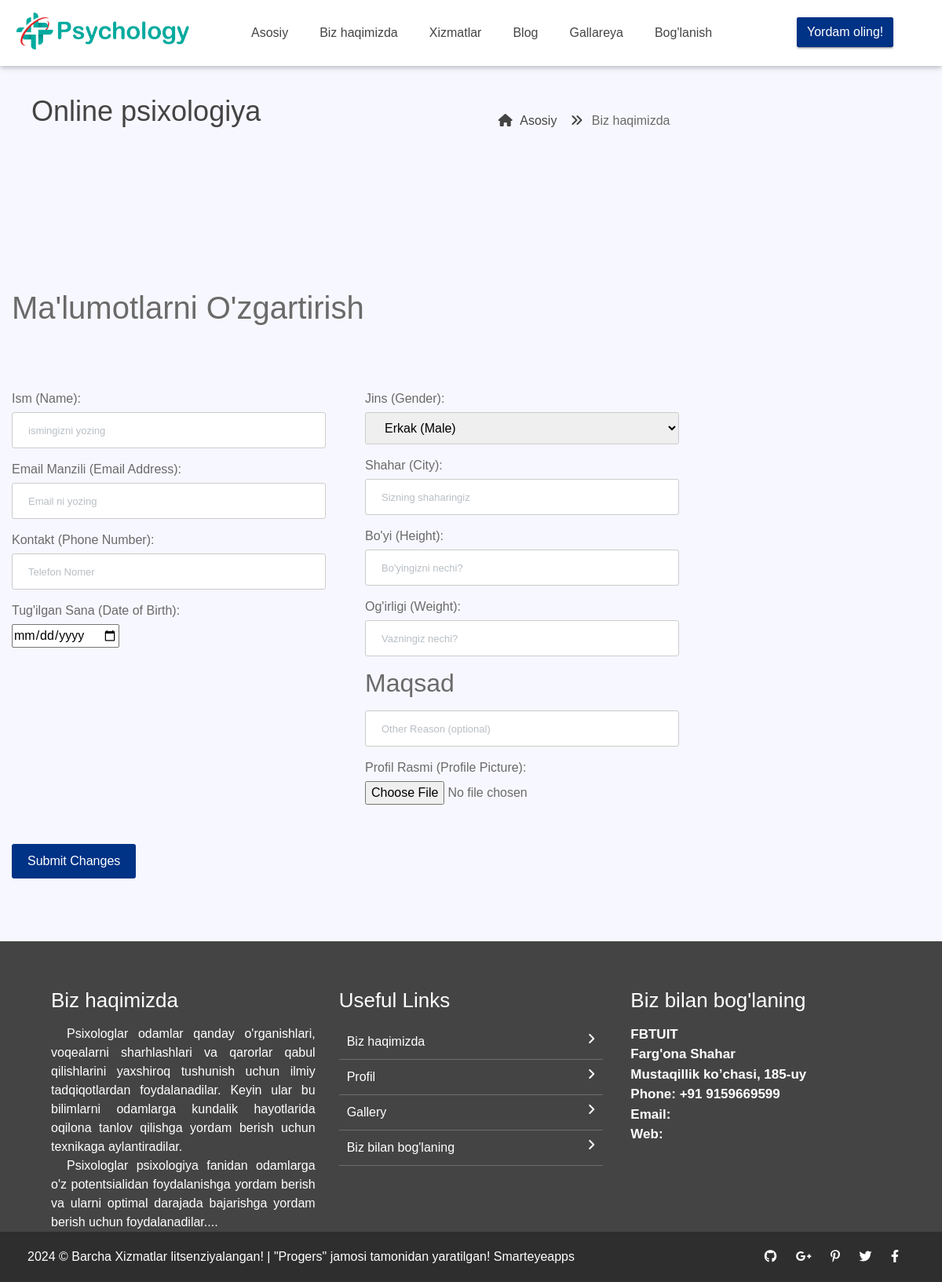
/user/change-profile (signed in), run on an earlier commit of the app's database.
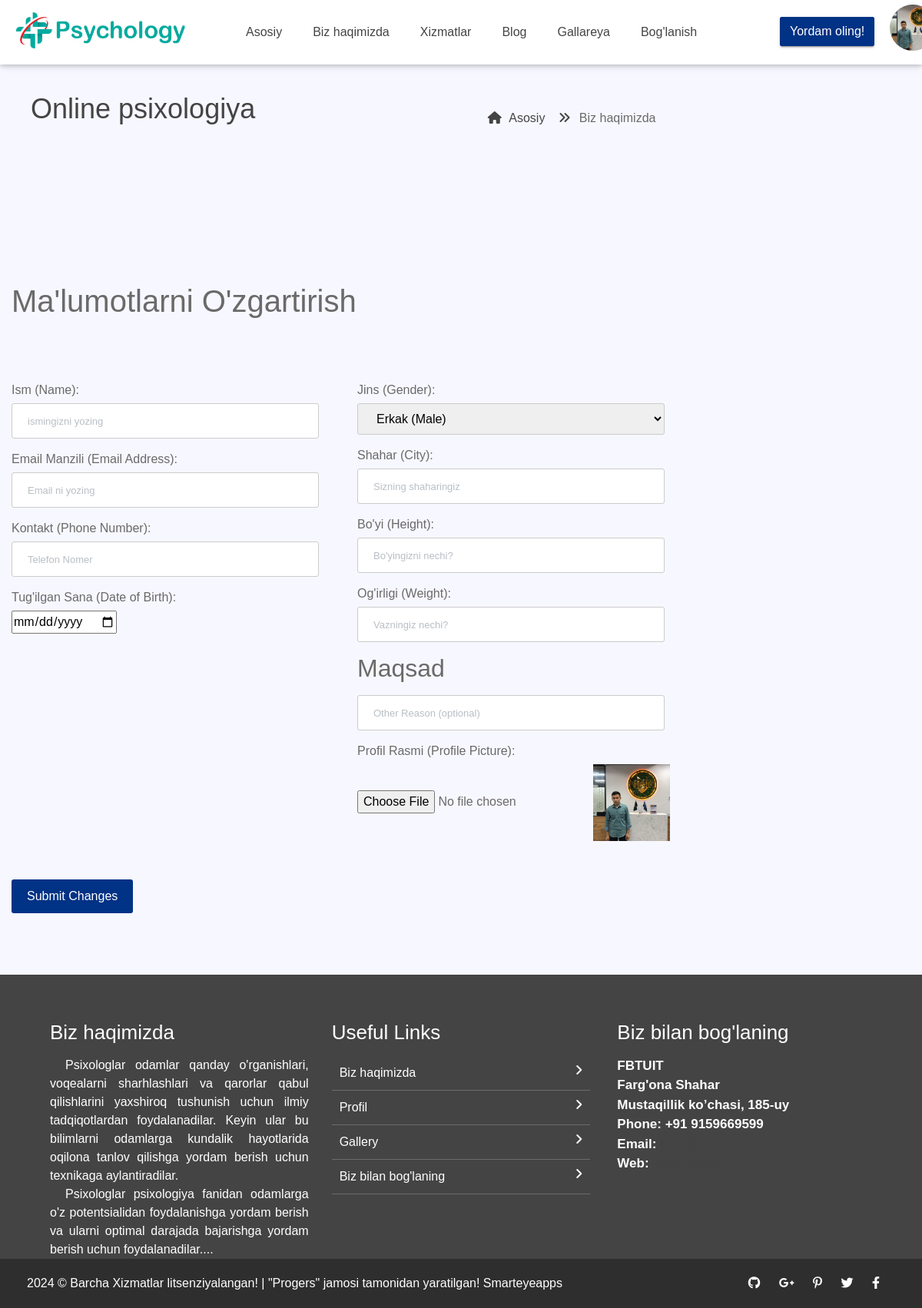
And on a later commit of the database.
### user/models.py (models this page shows)
class CustomUser(AbstractUser):
    icon = models.ImageField(upload_to='avatar/', blank=True, null=True)
    status = models.CharField(max_length=10)
    tel_number = models.CharField(max_length=13)

### user/views.py (the view)
# urls.py: path('change-profile', change_profile, name='change_profile'),
def change_profile(request):
    return render(request, 'user/change_profile.html')

### main/context_processors.py (called while the page is built)
def user_info(request):
    return {'user':request.user}

### templates/user/change_profile.html (shortened to what this page needs)
{% extends 'base.html' %}
{% load static %}
{%block content%}
   <div class="container">
    <div class="change-profile__page">
      <h1>Ma'lumotlarni O'zgartirish</h1>
      <form>
       <div class="flex-box__changeProfile">
         <div class="left-block__changeProfile">
          <div>
            <label for="name">Ism (Name):</label>
            <input
              type="text"
              id="name"
              name="name"
              required
              placeholder="ismingizni yozing"
            />
          </div>
          <div>
            <label for="email">Email Manzili (Email Address):</label>
            <input
              type="email"
              id="email"
              name="email"
              required
              placeholder="Email ni yozing"
            />
          </div>
          <div>
            <label for="phone">Kontakt (Phone Number):</label>
            <input
              type="tel"
              id="phone"
              name="phone"
              placeholder="Telefon Nomer"
            />
          </div>
          <div>
            <label for="dob">Tug'ilgan Sana (Date of Birth):</label>
            <input type="date" id="dob" name="dob" />
          </div>
          </div>
          <div class="right-block__changeProfile">
            <div>
              <label for="gender" class="gender_label">Jins (Gender):</label>
              <select name="gender" id="gender">
                <option value="erkak">Erkak (Male)</option>
              </select>
            </div>
            <div>
              <label for="city">Shahar (City):</label>
              <input
                type="text"
                id="city"
                name="city"
                placeholder="Sizning shaharingiz"
              />
            </div>
            <div>
              <label for="height">Bo'yi (Height):</label>
              <input
                type="number"
                id="height"
                name="height"
                placeholder="Bo'yingizni nechi?"
              />
            </div>
            <div>
              <label for="weight">Og'irligi (Weight):</label>
              <input
                type="number"
                id="weight"
                name="weight"
                placeholder="Vazningiz nechi?"
              />
            </div>
            <h2>Maqsad</h2>
            <div>
              <input
                type="text"
                id="other_reason"
                name="other_reason"
                placeholder="Other Reason (optional)"
              />
            </div>
            <div>
              <label for="icon">Profil Rasmi (Profile Picture):</label>
              <input type="file" id="icon" name="icon"/>
              {% if user.icon %}
                  <img src="{{ user.icon.url }}" alt="Current Profile Picture" width="100"/>
              {% endif %}
          </div>
          </div>
       </div>
       <button type="submit" class="submit-changes__button">Submit Changes</button>
        </div>
    </div>
  </body>
{%endblock%}

### templates/base.html (shortened to what the changed rows need)
{%load static%}
<!doctype html>
<html lang="en">
<head>
  <link rel="stylesheet" href="{% static 'assets/css/bootstrap.min.css' %}">
  <link rel="stylesheet" href="{% static 'assets/css/fontawsom-all.min.css' %}">
  <link rel="stylesheet" href="{% static 'assets/plugins/slider/css/owl.carousel.min.css' %}">
  <link rel="stylesheet" href="{% static 'assets/plugins/slider/css/owl.theme.default.css' %}">
  <link rel="stylesheet" type="text/css" href="{% static 'assets/css/style.css' %}" />
  <link rel="stylesheet" href="https://cdnjs.cloudflare.com/ajax/libs/font-awesome/6.1.1/css/all.min.css"
 />
</head>
<body>
  <header id="menu-jk">
    <nav class="">
      <div class="container">
        <div class="row nav-ro">
          <div class="col-sm-2 d-none d-lg-block header-buttons">
            {% if user.is_authenticated %}
              <a href="{% url 'profile' %}" class="avatar">
                {% if user.icon %}
                <img class="avatar-pic" src="{{ user.icon.url }}" />
                {% endif %}
            {% else %}
              <button class="btn btn-login">
                <a href="{% url 'login_view' %}">Kirish</a>
              </button>
            {% endif %}
          </div>
        </div>
      </div>
    </nav>
  </header>
   <div class="page-nav no-margin row">
    <div class="container">
        <div class="row">
            <h2>Online psixologiya</h2>
        </div>
    </div>
</div>
  {%block content%}
  {%endblock%}
  <footer class="footer">
    <div class="container">
      <div class="row">
        <div class="col-md-4 col-sm-12">
          <h2>Biz haqimizda</h2>
        </div>
        <div class="col-md-4 col-sm-12">
          <h2>Useful Links</h2>
        </div>
        <div class="col-md-4 col-sm-12 map-img">
          <h2>Biz bilan bog'laning</h2>
        </div>
      </div>
    </div>
  </footer>
</body>
</html>

What changed in the data, as far as the page shows it:
now on this page (row edited): CustomUser: icon (picture)
